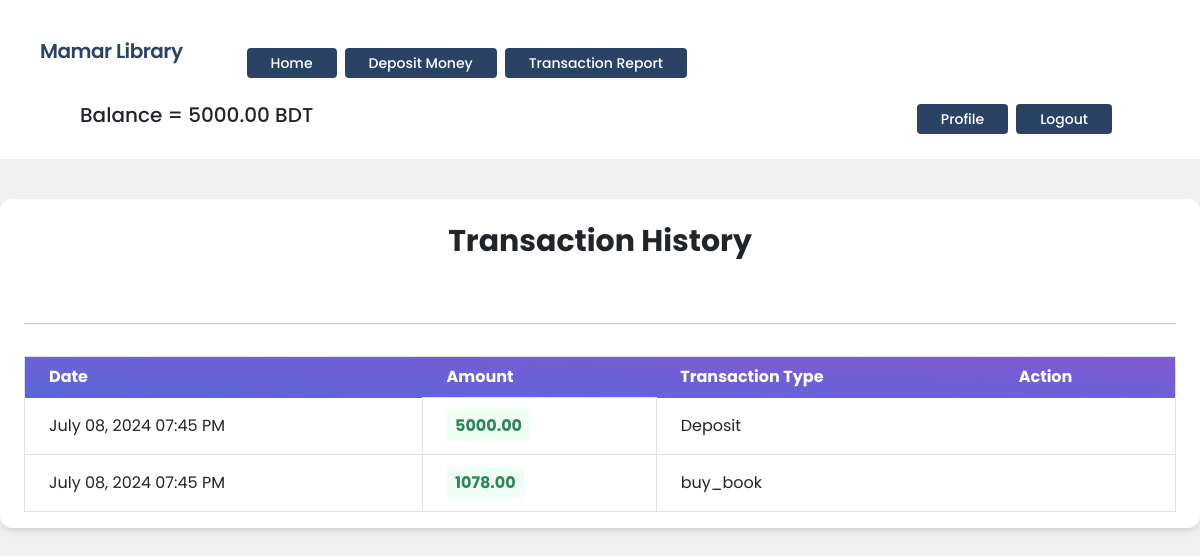
/transactions/report/ (signed in), run on the app's committed database.
### accounts/models.py (models this page shows, shortened)
class UserAccount (models.Model):
    user = models.OneToOneField(User, related_name='account', on_delete=models.CASCADE)
    account_id = models.IntegerField(unique=True)
    gender = models.CharField(max_length=10, choices=GENDER)
    balance = models.DecimalField(default=0, max_digits=12, decimal_places=2)

### transactions/models.py (models this page shows, shortened)
class Transaction(models.Model):
    user = models.ForeignKey(UserAccount, on_delete=models.CASCADE)
    amount = models.DecimalField(default=0,  max_digits=12, decimal_places=2)
    transaction_type = models.CharField(max_length=100, blank=True, null=True )
    purchase_date = models.DateTimeField(auto_now_add=True)

### transactions/views.py (the view)
# urls.py: path("report/", Transaction_report, name="transaction_report"),
def Transaction_report(request):
    user = request.user.account
    reports = Transaction.objects.filter(user=user)
    return render(request, 'transactions/transaction_report.html', {'reports': reports})

### transactions/templates/transactions/transaction_report.html
{% extends 'base.html' %}
{% load static %}
{% block head_title %} Transaction Report{% endblock %} {% block content %}
<div class="my-10 py-3 px-4 bg-white rounded-xl shadow-md">
    <h1 class="font-bold text-3xl text-center pb-5 pt-2"> Transaction History </h1>
    <hr />
    <table
      class="table-auto mx-auto w-full px-5 rounded-xl mt-8 border dark:border-neutral-500"
    >
      <thead class="bg-purple-900 text-white text-left">
        <tr
          class="bg-gradient-to-tr from-indigo-600 to-purple-600 rounded-md py-2 px-4 text-white font-bold"
        >
          <th class="px-4 py-2">Date</th>
          <th class="px-4 py-2">Amount </th>
          <th class="px-4 py-2">Transaction Type</th>
          <th class="px-4 py-2">Action</th>
        </tr>
      </thead>
      <tbody>
        {% for report in reports %}
        <tr class="border-b dark:border-neutral-500">
          <td class="px-4 py-2">
            {{ report.purchase_date|date:"F d, Y h:i A" }}
          </td>
          <td class="px-4 py-3 text-s border">
            <span
              class="px-2 py-1 font-bold leading-tight rounded-sm {% if transaction.get_transaction_type_display == 'Withdrawal' %} text-red-700 bg-red-100 {% else %} text-green-700 bg-green-100 {% endif %}"
            >
              {{ report.amount }}
            </span>
          </td>
          <td class="px-4 py-2">
             {{ report.transaction_type}}
          </td>
          <td class="px-4 py-2">
          </td>
        </tr>
        {% endfor %}
      </tbody>
    </table>
</div>
{% endblock %}

### templates/base.html (shortened to what this page needs)
{% load static %}
<!DOCTYPE html>
<html lang="en">
<head>
    <link href="https://unpkg.com/tailwindcss@^1.0/dist/tailwind.min.css" rel="stylesheet">
    <link href="https://cdn.jsdelivr.net/npm/bootstrap@5.0.2/dist/css/bootstrap.min.css" rel="stylesheet">
</head>
<body class="" style="background-color: #f1f1f1;">
    <nav class="flex items-center justify-between flex-wrap bg-white p-6 px-10">
        <div class="flex items-center flex-shrink-0 text-white mr-6">
            <span class="font-semibold text-xl tracking-tight text-blue-900"> Mamar Library </span>
        </div>
        <div class="w-full block flex-grow lg:flex lg:items-center lg:w-auto px-10 ">
            <div>
                <a href="{% url 'home' %}" class="mr-2 inline-block font-medium text-sm px-4 py-2 leading-none bg-blue-900 rounded text-white border-white hover:border-transparent hover:text-gray-800 hover:bg-red-700 mt-4 lg:mt-0"> Home </a>
            </div>
            {% if request.user.is_authenticated %}
            <div>
                <a href="{% url 'deposit_money' %}" class="mr-2 inline-block font-medium text-sm px-4 py-2 leading-none bg-blue-900 rounded text-white border-white hover:border-transparent hover:text-gray-800 hover:bg-red-700 mt-4 lg:mt-0">Deposit Money </a>
            </div>
            <div>
                <a href="{% url 'transaction_report' %}" class="mr-2 inline-block font-medium text-sm px-4 py-2 leading-none bg-blue-900 rounded text-white border-white hover:border-transparent hover:text-gray-800 hover:bg-red-700 mt-4 lg:mt-0"> Transaction Report  </a>
            </div>
            {% endif %}
        </div>
        <div class="w-full block flex-grow lg:flex lg:items-center lg:w-auto px-10">
            {% if request.user.is_authenticated %}
                <h5 style="margin-top: 25px;"> Balance = {{request.user.account.balance}} BDT </h5>
                {% endif %}
            {% if request.user.is_authenticated %}
                <div>
                    <a href="{% url 'profile' %}" class="mr-2 inline-block font-medium text-sm px-4 py-2 leading-none bg-blue-900 rounded text-white border-white hover:border-transparent hover:text-gray-800 hover:bg-red-700 mt-4 lg:mt-0">Profile</a>
                </div>
                <div>
                    <form action="{% url 'logout' %}" method="post" >
                        <button type="submit"  class="mr-2 inline-block font-medium text-sm px-4 py-2 leading-none bg-blue-900 rounded text-white border-white hover:border-transparent hover:text-gray-800 hover:bg-red-700 mt-4 lg:mt-0">Logout</button>
                    </form>
                </div>
                {% endif %}
        </div>
    </nav>
    {% block content %}
    {% endblock %}
</body>
</html>

### templates/base.html (style rules this page uses)
body { font-family: "Poppins", sans-serif; }
a { text-decoration: none; }

### data on the page
Transaction: purchase_date "July 08, 2024 07:45 PM", amount "5000.00", transaction_type "Deposit"
Transaction: purchase_date "July 08, 2024 07:45 PM", amount "1078.00", transaction_type "buy_book"

### other printed values
{{ request.user.account.balance }} "5000.00"
